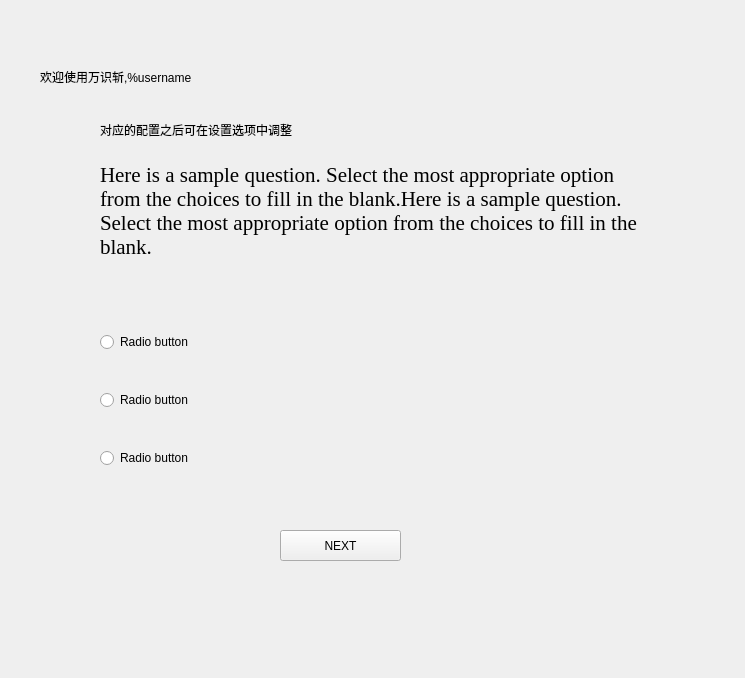
<?xml version="1.0" encoding="UTF-8"?>
<ui version="4.0">
 <class>fanyi</class>
 <widget class="QWidget" name="fanyi">
  <property name="geometry">
   <rect>
    <x>0</x>
    <y>0</y>
    <width>745</width>
    <height>678</height>
   </rect>
  </property>
  <property name="windowTitle">
   <string>Form</string>
  </property>
  <widget class="PrimaryPushButton" name="PrimaryPushButton">
   <property name="geometry">
    <rect>
     <x>280</x>
     <y>530</y>
     <width>121</width>
     <height>31</height>
    </rect>
   </property>
   <property name="text">
    <string>NEXT</string>
   </property>
  </widget>
  <widget class="CaptionLabel" name="CaptionLabel">
   <property name="geometry">
    <rect>
     <x>100</x>
     <y>160</y>
     <width>541</width>
     <height>101</height>
    </rect>
   </property>
   <property name="font">
    <font>
     <family>Times New Roman</family>
     <pointsize>16</pointsize>
     <weight>50</weight>
     <bold>false</bold>
    </font>
   </property>
   <property name="text">
    <string>Here is a sample question. Select the most appropriate option from the choices to fill in the blank.Here is a sample question. Select the most appropriate option from the choices to fill in the blank.  </string>
   </property>
   <property name="wordWrap">
    <bool>true</bool>
   </property>
  </widget>
  <widget class="QWidget" name="layoutWidget">
   <property name="geometry">
    <rect>
     <x>100</x>
     <y>300</y>
     <width>561</width>
     <height>201</height>
    </rect>
   </property>
   <layout class="QVBoxLayout" name="verticalLayout">
    <item>
     <widget class="RadioButton" name="RadioButton">
      <property name="text">
       <string>Radio button</string>
      </property>
     </widget>
    </item>
    <item>
     <widget class="RadioButton" name="RadioButton_2">
      <property name="text">
       <string>Radio button</string>
      </property>
     </widget>
    </item>
    <item>
     <widget class="RadioButton" name="RadioButton_3">
      <property name="text">
       <string>Radio button</string>
      </property>
     </widget>
    </item>
   </layout>
  </widget>
  <widget class="LargeTitleLabel" name="LargeTitleLabel">
   <property name="geometry">
    <rect>
     <x>40</x>
     <y>50</y>
     <width>531</width>
     <height>54</height>
    </rect>
   </property>
   <property name="text">
    <string>欢迎使用万识斩,%username</string>
   </property>
  </widget>
  <widget class="BodyLabel" name="BodyLabel">
   <property name="geometry">
    <rect>
     <x>100</x>
     <y>120</y>
     <width>411</width>
     <height>19</height>
    </rect>
   </property>
   <property name="text">
    <string>对应的配置之后可在设置选项中调整</string>
   </property>
  </widget>
 </widget>
 <customwidgets>
  <customwidget>
   <class>PushButton</class>
   <extends>QPushButton</extends>
   <header>qfluentwidgets</header>
  </customwidget>
  <customwidget>
   <class>PrimaryPushButton</class>
   <extends>PushButton</extends>
   <header>qfluentwidgets</header>
  </customwidget>
  <customwidget>
   <class>RadioButton</class>
   <extends>QRadioButton</extends>
   <header>qfluentwidgets</header>
  </customwidget>
  <customwidget>
   <class>CaptionLabel</class>
   <extends>QLabel</extends>
   <header>qfluentwidgets</header>
  </customwidget>
  <customwidget>
   <class>BodyLabel</class>
   <extends>QLabel</extends>
   <header>qfluentwidgets</header>
  </customwidget>
  <customwidget>
   <class>LargeTitleLabel</class>
   <extends>QLabel</extends>
   <header>qfluentwidgets</header>
  </customwidget>
 </customwidgets>
 <resources/>
 <connections/>
</ui>
